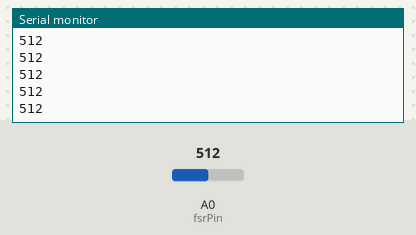
Bench run of a sketch on a simulated Arduino Uno, built with avr-gcc and run on an emulated ATmega328P. Shown: the last lines printed to the serial monitor. The inputs (shaded band) are chosen by the test bench; at power-on: A0 (fsrPin) = 512.

Above: at 1.2 s.
1.3 s: A0 (fsrPin) set to 716
At 1.31 s:
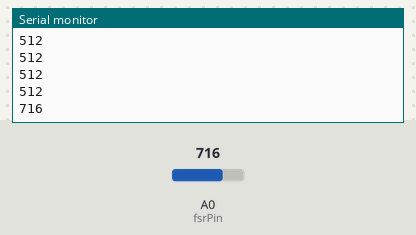
2.8 s: A0 (fsrPin) set to 900
At 2.81 s:
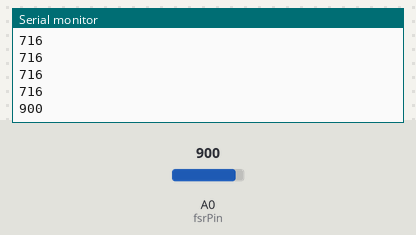
Timing chart, 0 to 5.8 s (numbered marks = the images above; inputs shaded):
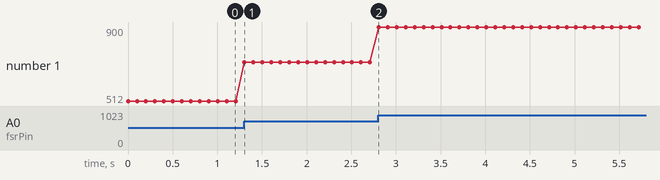

The sketch:

sketch_test.ino
```cpp
// Simple FSR readout for quick wiring / sensor sanity check.
int fsrPin = A0;

void setup() {
  // Serial output for the Serial Monitor (or p5.js during testing).
  Serial.begin(9600);
}

void loop() {
  // Stream raw analog value so you can confirm pressure response.
  Serial.println(analogRead(fsrPin));
  delay(100);
}
```

Measured:
- after the input at 1.3 s, the serial monitor: prints a new line at once (image 1)
- after the input at 2.8 s, the serial monitor: prints a new line at once (image 2)
- plotted number 1: 512 → 716 after the input at 1.3 s, 716 → 900 after the input at 2.8 s
